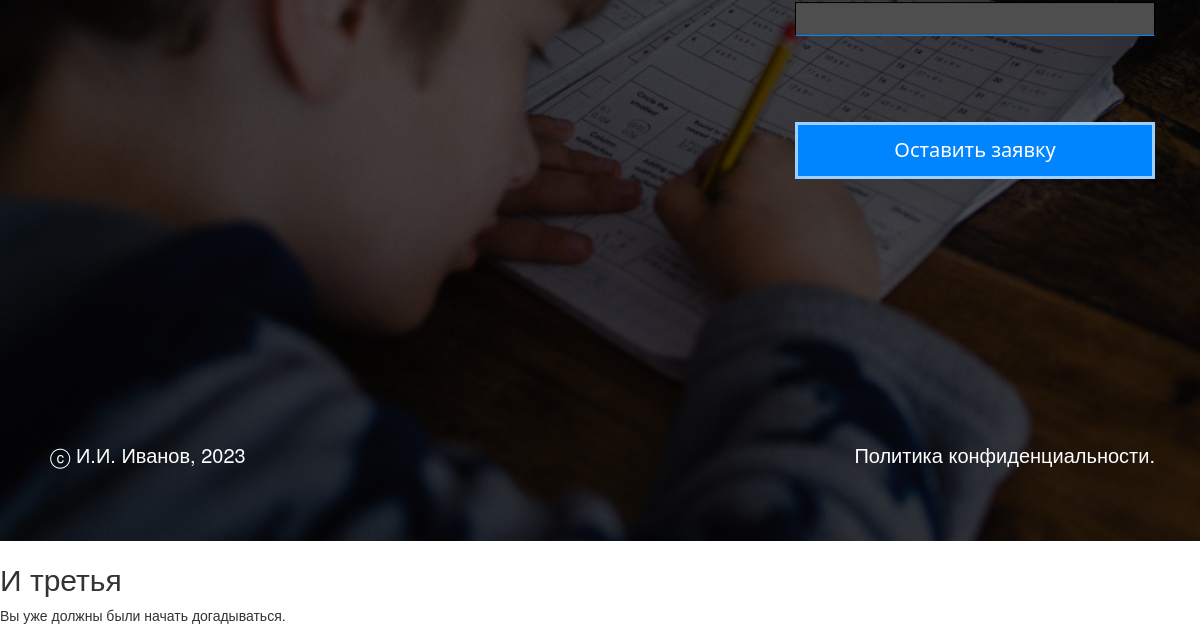
The app's page / (lower part), older data.
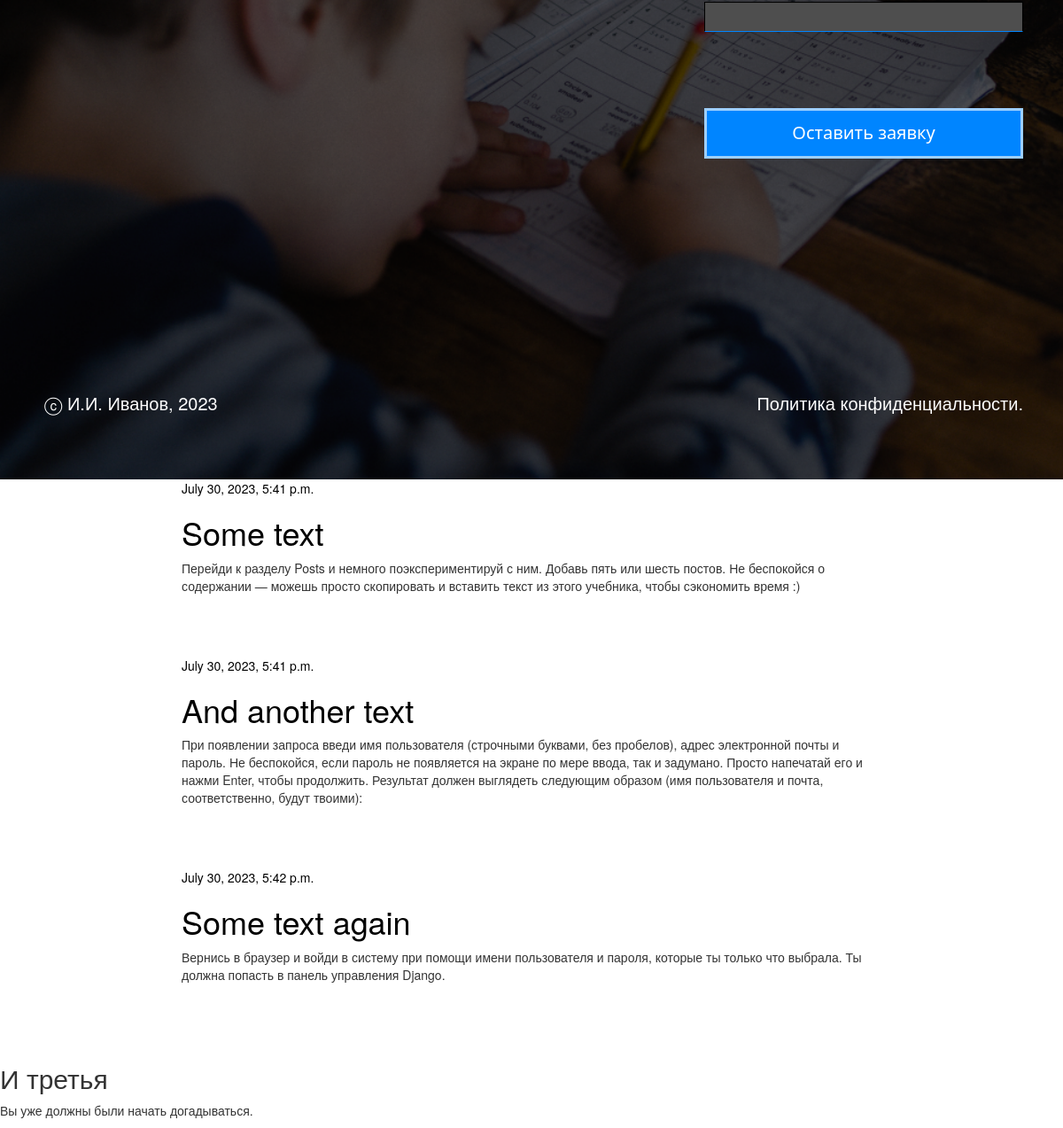
The same page, newer data.
### blog/models.py (models this page shows, shortened)
class Post(models.Model):
    author = models.ForeignKey(settings.AUTH_USER_MODEL, on_delete=models.CASCADE)
    title = models.CharField(max_length=200)
    text = models.TextField()
    created_date = models.DateTimeField(default=timezone.now)
    published_date = models.DateTimeField(blank=True, null=True)

### blog/views.py (the view)
# urls.py: path('', views.post_list, name='post_list'),
def post_list(request):
    posts = Post.objects.filter(published_date__lte=timezone.now()).order_by('published_date')
    return render(request, 'blog/post_list.html', {'posts': posts})

### blog/templates/blog/post_list.html
{% extends 'blog/base.html' %}
{% block content %}
    {% for post in posts %}
        <div class="post">
            <div class="date">
                {{ post.published_date }}
            </div>
            <h1><a href="{% url 'post_detail' pk=post.pk %}">{{ post.title }}</a></h1>
            <p>{{ post.text|linebreaksbr }}</p>
        </div>
    {% endfor %}
{% endblock %}

### blog/templates/blog/base.html (shortened to what this page needs)
<!DOCTYPE html>
{% load static %}
<html>
    <head>
        <link rel="stylesheet" href="//maxcdn.bootstrapcdn.com/bootstrap/3.2.0/css/bootstrap.min.css">
        <link rel="stylesheet" href="//maxcdn.bootstrapcdn.com/bootstrap/3.2.0/css/bootstrap-theme.min.css">
        <link rel="stylesheet" href="{% static 'css/blog.css' %}">
    </head>
    <body>
          <footer>
            <section>
              <div class="footer">
                <div class="container text-center">
                  <div class="row">
                    <div class="col">
                    </div>
                    <div class="col">
                      <div class="mb-3">
                        <input type="tel" class="form-control" id="exampleFormControlInput2">
                      </div>
                      <button class="btn"><a href="#">Оставить заявку</a></button>
                    </div>
                  </div>
              </div>
              <div class="footer-bottom">
                <div class="container">
                  <p class="leftstr">ⓒ И.И. Иванов, 2023</p>
                  <p class="rightstr">Политика конфиденциальности.</p>
                </div>
              </div>
            </section>
          </footer>
          <section>
            <div class="row">
                <div class="col-md-8">
                {% block content %}
                {% endblock %}
                </div>
            </div>
          </section>
          <section>
            <h2>И третья</h2>
            <p>Вы уже должны были начать догадываться.</p>
          </section>
    </body>
</html>

### blog/static/css/blog.css (style rules this page uses)
body { margin: 0; padding: 0; overflow-x: hidden; }
.date { color: black; }
.post { margin-bottom: 70px; }
.post h1 a, .post h1 a:visited { color: black; }
.row:after { content: ""; display: table; clear: both; }
.row { display: flex; flex-wrap: wrap; justify-content: center; }
.footer { height: 1000px; background-image: url(../../static/img/footer-background-2.png); background-size: cover; }
.footer p { color: white; font-size: 20px; text-align: start; text-align:left; }
.footer .row { width: 100%; }
.footer .row .col { width: 50%; }
.footer .col { height: 500px; margin-top: 200px; margin-bottom: 200px; }
.form-control { background-color: rgb(78, 78, 78); border-radius: 0; border-color: black; border-bottom-style: solid; border-bottom-color: #0085FF; width: 360px; float: right; }
.footer .btn { border-radius: 0; width: 360px; height: 57px; border-color:#9dcfff; border-width: 3px; text-align: center; float: right; background-color: #0085FF; margin-top: 15%; color: white; font-family: Noto Sans; font-size: 15px; }
.footer .btn a { color: white; font-size: 20px; }
.footer-bottom { height: 100px; text-align: left; display: inline-block; width: 100%; }
.leftstr { float: left; margin-left: 30px; }
.rightstr { float: right; margin-right: 30px; }
.footer-bottom .container { margin:0; padding-left: 20px; width: 100%; }

Row changes from the older to the newer data that the page shows:
added Post: published_date "July 30, 2023, 5:41 p.m.", title "Some text", text "Перейди к разделу Posts и немного поэкспериментируй с ним. Добавь пять или шесть постов. Не беспокойся о содержании — можешь просто скопировать и вставить текст из этого учебника, чтобы сэкономить время :)"
added Post: published_date "July 30, 2023, 5:41 p.m.", title "And another text", text "При появлении запроса введи имя пользователя (строчными буквами, без пробелов), адрес электронной почты и пароль. Не беспокойся, если пароль не появляется на экране по мере ввода, так и задумано. Просто напечатай его и нажми Enter, чтобы продолжить. Результат должен выглядеть следующим образом (имя пользователя и почта, соответственно, будут твоими):"
added Post: published_date "July 30, 2023, 5:42 p.m.", title "Some text again", text "Вернись в браузер и войди в систему при помощи имени пользователя и пароля, которые ты только что выбрала. Ты должна попасть в панель управления Django."
